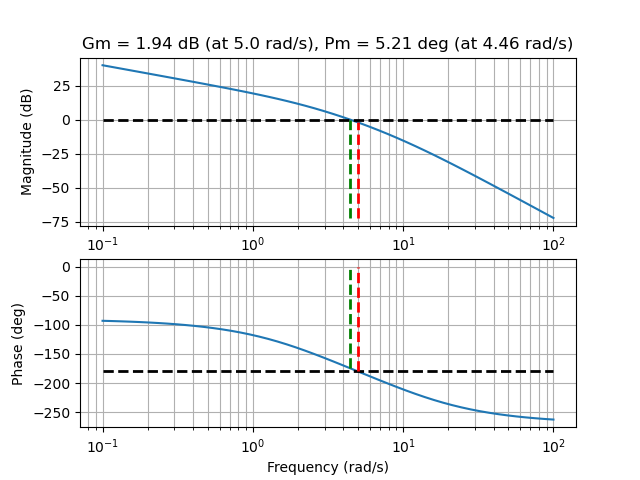

This chart was generated by the following Python code:
import numpy as np
import control as ctl
import matplotlib.pyplot as plt

##Functions
def plot_margins(sys):
    mag,phase,omega = ctl.bode(sys,dB=True,Plot=False)
    magdB = 20*np.log10(mag)
    phase_deg = phase*180.0/np.pi
    Gm,Pm,Wcg,Wcp = ctl.margin(sys)
    GmdB = 20*np.log10(Gm)
    ##Plot Gain and Phase
    f,(ax1,ax2) = plt.subplots(2,1)
    ax1.semilogx(omega,magdB)
    ax1.grid(which="both")
    ax1.set_xlabel('Frequency (rad/s)')
    ax1.set_ylabel('Magnitude (dB)')
    ax2.semilogx(omega,phase_deg)
    ax2.grid(which="both")
    ax2.set_xlabel('Frequency (rad/s)')
    ax2.set_ylabel('Phase (deg)')
    ax1.set_title('Gm = '+str(np.round(GmdB,2))+' dB (at '+str(np.round(Wcg,2))+' rad/s), Pm = '+str(np.round(Pm,2))+' deg (at '+str(np.round(Wcp,2))+' rad/s)')
    ###Plot the zero dB line
    ax1.plot(omega,0*omega,'k--',lineWidth=2)
    ###Plot the -180 deg lin
    ax2.plot(omega,-180+0*omega,'k--',lineWidth=2)
    ##Plot the vertical line from -180 to 0 at Wcg
    ax2.plot([Wcg,Wcg],[-180,0],'r--',lineWidth=2)
    ##Plot the vertical line from -180+Pm to 0 at Wcp
    ax2.plot([Wcp,Wcp],[-180+Pm,0],'g--',lineWidth=2)
    ##Plot the vertical line from min(magdB) to 0-GmdB at Wcg
    ax1.plot([Wcg,Wcg],[np.min(magdB),0-GmdB],'r--',lineWidth=2)
    ##Plot the vertical line from min(magdB) to 0db at Wcp
    ax1.plot([Wcp,Wcp],[np.min(magdB),0],'g--',lineWidth=2)
    return Gm,Pm,Wcg,Wcp

#%%%Actuator Dynamics
G = ctl.tf([10],[0.04,0.5,1,0])
Gm,Pm,Wcg,Wcp=plot_margins(G)
plt.show()
